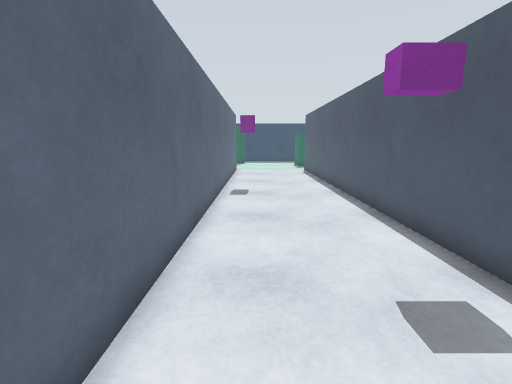
View 1 (above)

16 first-person views from a walk through a Gazebo world. The camera is 1.1 m above the floor, tilts 10° down and sees 85° across. The floor is counted in squares, 0.5 m on a side. Each view is taken from the middle of a square. On the plan, view 1 faces up. The plan holds only what a view shows up to about 17 squares ahead; the rest is blank. The place goes on beyond the plan.

View 2
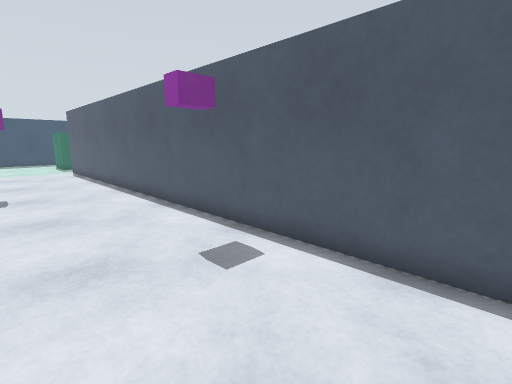

View 3
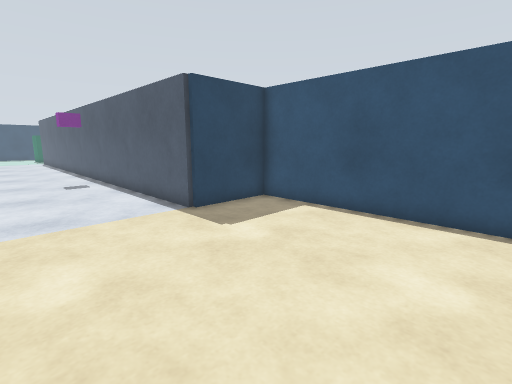

View 4
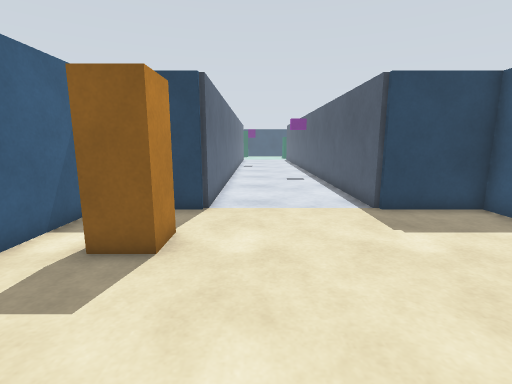

View 5
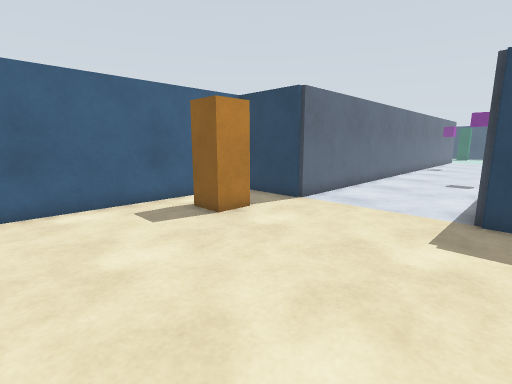

View 6
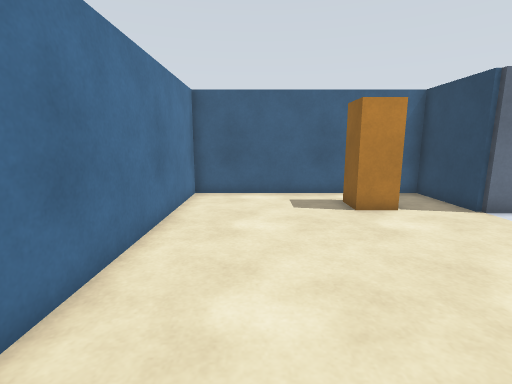

View 7
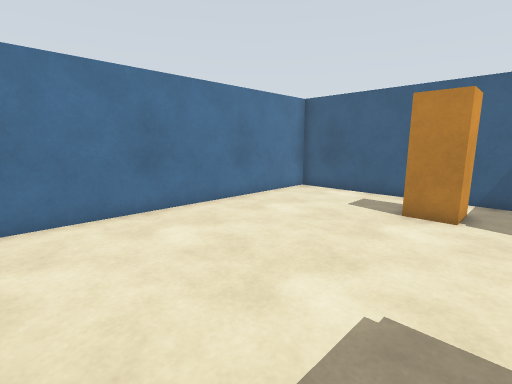

View 8
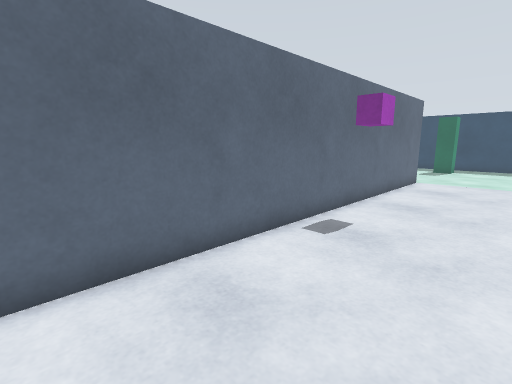

View 9
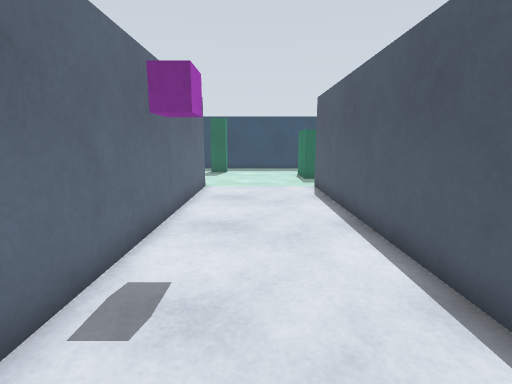

View 10
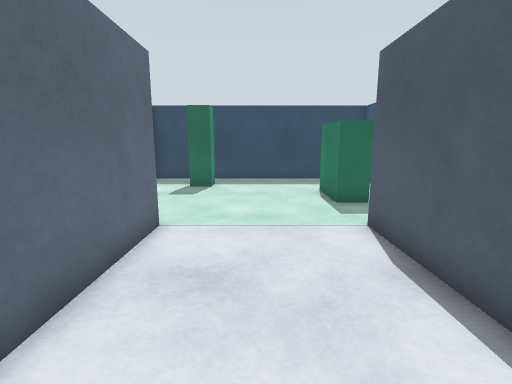

View 11
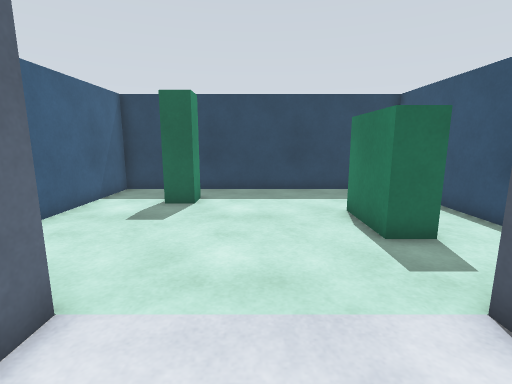

View 12
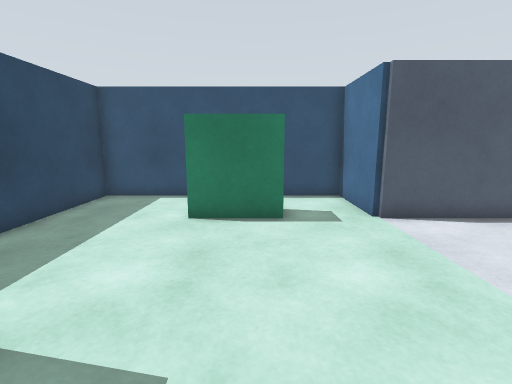

View 13
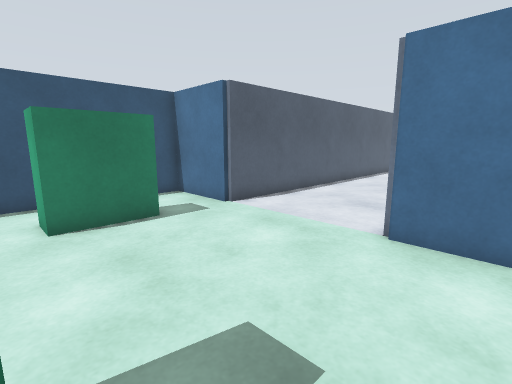

View 14
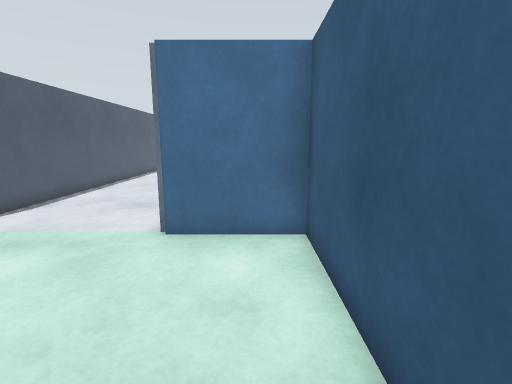

View 15
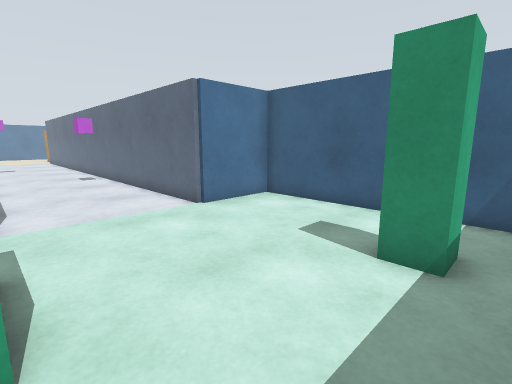

View 16
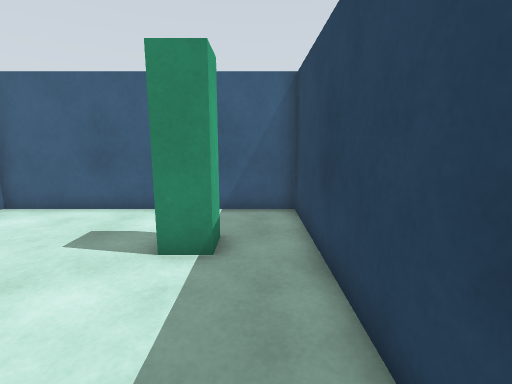

### Floor plan
Ten units are one square. View 1 is at (0, 0); x grows to the right and y downward. Boxes are objects, and circles mark ways between rooms. Rooms are numbered by the first view taken in them; rooms with no view inside come last. Other rooms are left out.
<svg viewBox="-57 -338 138 490">
<path fill="none" stroke="#000" d="M76 129 76 49 40 49 40 -235M-16 -235 -16 49 -52 49 -52 147 69 147M40 -235 76 -235 76 -333 -52 -333 -52 -235 -16 -235"/>
<rect x="-35" y="65" width="20" height="30" fill="#bbb"><title>pillar</title></rect>
<rect x="-15" y="-155" width="20" height="20" fill="#bbb"><title>purple box</title></rect>
<rect x="15" y="-55" width="20" height="10" fill="#bbb"><title>purple box</title></rect>
<rect x="-25" y="-315" width="20" height="20" fill="#bbb"><title>pillar</title></rect>
<rect x="35" y="-295" width="20" height="40" fill="#bbb"><title>green box</title></rect>
<circle cx="15" cy="-238" r="3" fill="#2a7"/>
<text x="10" y="-10">1</text>
<text x="10" y="-280">2</text>
</svg>
Room 1 opens to room 2.

Where each view was taken, in squares from view 1:
view 1: 0 up, 0 right, facing up
view 2: 1 down, 1 left, facing up-right
view 3: 13 down, 1 left, facing up-right
view 4: 14 down, 0 right, facing up
view 5: 14 down, 5 right, facing up-left
view 6: 12 down, 7 right, facing left
view 7: 6 down, 7 right, facing down-left
view 8: 6 up, 3 right, facing up-left
view 9: 9 up, 1 right, facing up
view 10: 16 up, 1 right, facing up
view 11: 20 up, 1 right, facing up
view 12: 27 up, 4 left, facing right
view 13: 30 up, 4 left, facing down-right
view 14: 30 up, 4 left, facing down
view 15: 32 up, 4 right, facing down-left
view 16: 32 up, 4 right, facing left
